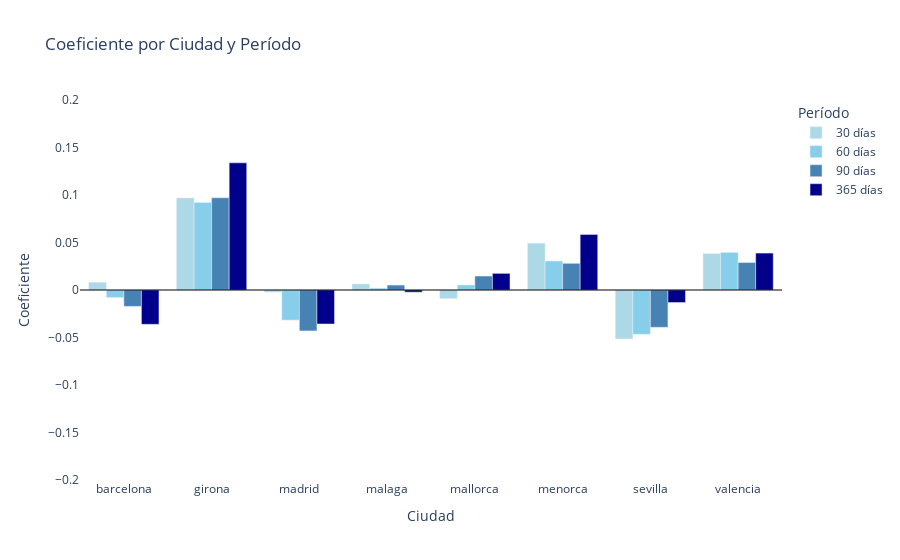

Here is the notebook cell this chart was saved with:
### Code cell
# Generar las posiciones para cada ciudad
ind = np.arange(len(pivot_df_Book))  

# Extraer los coeficientes para cada período
coef30 = pivot_df_Book['Coeficiente (30 días)']
coef60 = pivot_df_Book['Coeficiente (60 días)']
coef90 = pivot_df_Book['Coeficiente (90 días)']
coef365 = pivot_df_Book['Coeficiente (365 días)']

fig = go.Figure()

# Añadir cada grupo de barras con colores específicos
fig.add_trace(go.Bar(
    x=pivot_df_Book.index,
    y=coef30,
    name='30 días',
    marker_color='#ADD8E6'  # Azul claro
))

fig.add_trace(go.Bar(
    x=pivot_df_Book.index,
    y=coef60,
    name='60 días',
    marker_color='#87CEEB'  # Azul cielo
))

fig.add_trace(go.Bar(
    x=pivot_df_Book.index,
    y=coef90,
    name='90 días',
    marker_color='#4682B4'  # Azul acero
))

fig.add_trace(go.Bar(
    x=pivot_df_Book.index,
    y=coef365,
    name='365 días',
    marker_color='#00008B'  # Azul oscuro
))

fig.update_layout(
    title='Coeficiente por Ciudad y Período',
    xaxis_title='Ciudad',
    yaxis_title='Coeficiente',
    barmode='group',  # Agrupar las barras
    yaxis=dict(range=[-0.2, 0.2]),  # Ajustar el rango del eje Y
    plot_bgcolor='rgba(0,0,0,0)',  # Fondo transparente
    legend=dict(title='Período', font=dict(size=12))
)

# Añadir una línea horizontal en y=0
fig.add_shape(type='line',
              x0=0, x1=1, y0=0, y1=0,
              xref='paper', yref='y',
              line=dict(color='black', width=1))

fig.show()

### Figure 1 — Plotly figure (JSON) as saved in the notebook; plotly's stock layout.template omitted (floating-point values rounded to 4 significant figures)
{"data": [{"marker": {"color": "#ADD8E6"}, "name": "30 días", "type": "bar", "x": ["barcelona", "girona", "madrid", "malaga", "mallorca", "menorca", "sevilla", "valencia"], "y": [0.008104, 0.09693, -0.002274, 0.006353, -0.009094, 0.04933, -0.05146, 0.03827]}, {"marker": {"color": "#87CEEB"}, "name": "60 días", "type": "bar", "x": ["barcelona", "girona", "madrid", "malaga", "mallorca", "menorca", "sevilla", "valencia"], "y": [-0.007926, 0.09224, -0.03174, 0.001942, 0.00528, 0.03055, -0.04658, 0.03954]}, {"marker": {"color": "#4682B4"}, "name": "90 días", "type": "bar", "x": ["barcelona", "girona", "madrid", "malaga", "mallorca", "menorca", "sevilla", "valencia"], "y": [-0.01725, 0.09709, -0.04306, 0.005181, 0.01467, 0.02807, -0.03925, 0.0289]}, {"marker": {"color": "#00008B"}, "name": "365 días", "type": "bar", "x": ["barcelona", "girona", "madrid", "malaga", "mallorca", "menorca", "sevilla", "valencia"], "y": [-0.03612, 0.1339, -0.03581, -0.002295, 0.01751, 0.05843, -0.01319, 0.03887]}], "layout": {"barmode": "group", "legend": {"font": {"size": 12}, "title": {"text": "Período"}}, "plot_bgcolor": "rgba(0,0,0,0)", "shapes": [{"line": {"color": "black", "width": 1}, "type": "line", "x0": 0, "x1": 1, "xref": "paper", "y0": 0, "y1": 0, "yref": "y"}], "title": {"text": "Coeficiente por Ciudad y Período"}, "xaxis": {"title": {"text": "Ciudad"}}, "yaxis": {"range": [-0.2, 0.2], "title": {"text": "Coeficiente"}}}}
